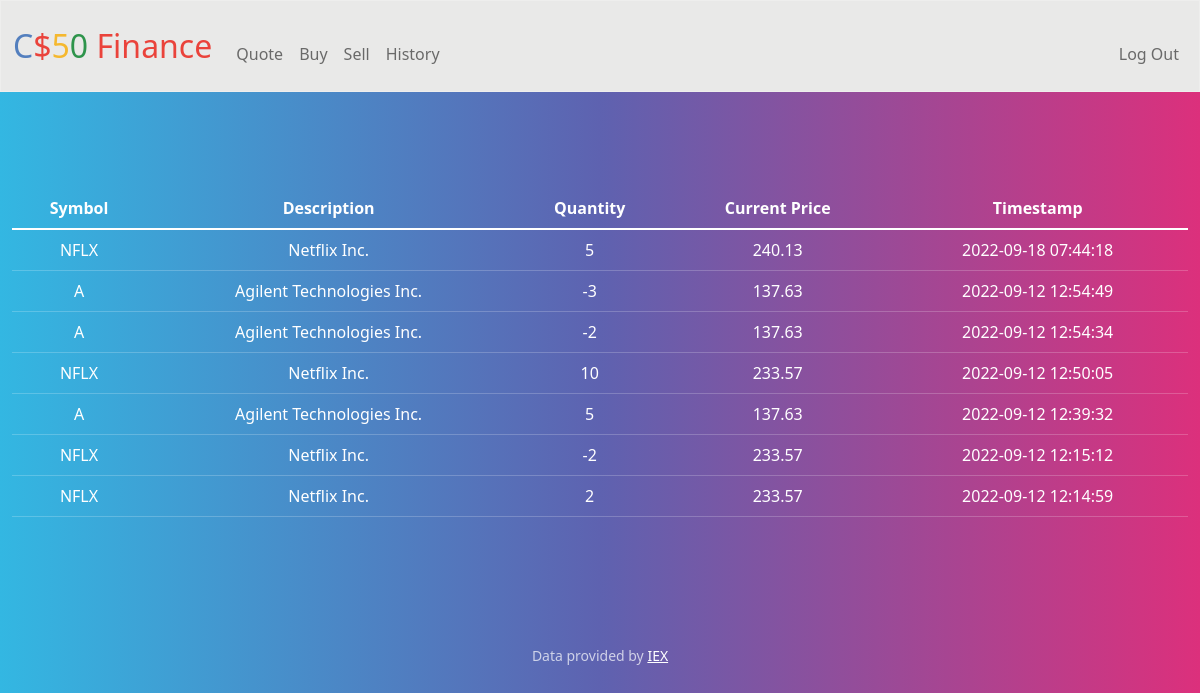
The app's page /history (signed in) with its own data.
### tables this page shows
CREATE TABLE 'history' ('id' INTEGER PRIMARY KEY AUTOINCREMENT NOT NULL, 'user_id' INTEGER, 'Symbol' TEXT, 'Description' TEXT, 'Price' REAL, 'Time' DATETIME DEFAULT CURRENT_TIMESTAMP, 'Quantity' INTEGER);

### app.py (the view)
@app.route("/history")
@login_required
def history():
    history = db.execute("SELECT * FROM history WHERE user_id =? ORDER BY Time DESC", session["user_id"])
    return render_template("history.html", history=history)

### app.py (called while the page is built)
@app.after_request
def after_request(response):
    response.headers["Cache-Control"] = "no-cache, no-store, must-revalidate"
    response.headers["Expires"] = 0
    response.headers["Pragma"] = "no-cache"
    return response

### helpers.py (called while the page is built)
def login_required(f):
    @wraps(f)
    def decorated_function(*args, **kwargs):
        if session.get("user_id") is None:
            return redirect("/login")
        return f(*args, **kwargs)
    return decorated_function

### templates/history.html (shortened to what this page needs)
{% extends "layout.html" %}
{% block main %}
    <div class="section">
        <table class="table">
            <thead>
                <tr>
                    <th>Symbol</th>
                    <th>Description</th>
                    <th>Quantity</th>
                    <th>Current Price</th>
                    <th>Timestamp</th>
                </tr>
            </thead>
            <tbody>
                {% for row in history %}
                <tr>
                    <td>{{row["Symbol"]}}</td>
                    <td>{{row["Description"]}}</td>
                    <td>{{row["Quantity"]}}</td>
                    <td>{{row["Price"]}}</td>
                    <td>{{row["Time"]}}</td>
                </tr>
                {% endfor %}
            </tbody>
        </table>
    </div>
{% endblock %}

### records on screen
history: Symbol "NFLX", Description "Netflix Inc.", Quantity "5", Price "240.13", Time "2022-09-18 07:44:18"
history: Symbol "A", Description "Agilent Technologies Inc.", Quantity "-3", Price "137.63", Time "2022-09-12 12:54:49"
history: Symbol "A", Description "Agilent Technologies Inc.", Quantity "-2", Price "137.63", Time "2022-09-12 12:54:34"
history: Symbol "NFLX", Description "Netflix Inc.", Quantity "10", Price "233.57", Time "2022-09-12 12:50:05"
history: Symbol "A", Description "Agilent Technologies Inc.", Quantity "5", Price "137.63", Time "2022-09-12 12:39:32"
history: Symbol "NFLX", Description "Netflix Inc.", Quantity "-2", Price "233.57", Time "2022-09-12 12:15:12"
history: Symbol "NFLX", Description "Netflix Inc.", Quantity "2", Price "233.57", Time "2022-09-12 12:14:59"
